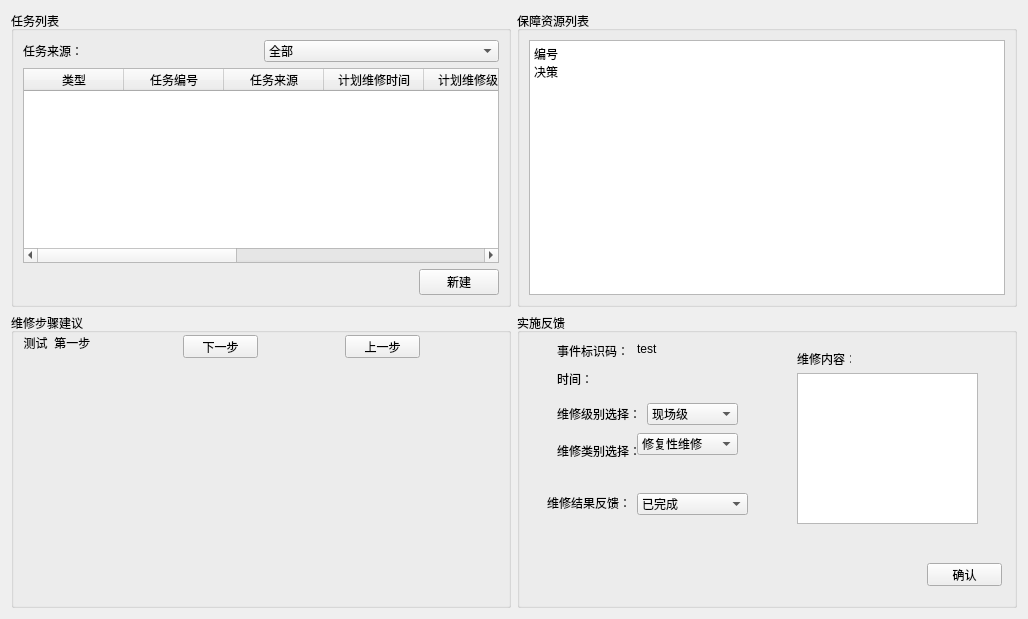
<?xml version="1.0" encoding="UTF-8"?>
<ui version="4.0">
 <class>maintianmanager</class>
 <widget class="QWidget" name="maintianmanager">
  <property name="geometry">
   <rect>
    <x>0</x>
    <y>0</y>
    <width>1028</width>
    <height>619</height>
   </rect>
  </property>
  <property name="windowTitle">
   <string>Form</string>
  </property>
  <layout class="QHBoxLayout" name="horizontalLayout_3">
   <item>
    <layout class="QVBoxLayout" name="verticalLayout" stretch="1,1">
     <item>
      <layout class="QHBoxLayout" name="horizontalLayout_2" stretch="1,1">
       <item>
        <widget class="QGroupBox" name="groupBox_task">
         <property name="title">
          <string>任务列表</string>
         </property>
         <layout class="QHBoxLayout" name="horizontalLayout_6">
          <item>
           <layout class="QVBoxLayout" name="verticalLayout_2">
            <item>
             <layout class="QHBoxLayout" name="horizontalLayout_5">
              <item>
               <widget class="QLabel" name="label_2">
                <property name="text">
                 <string>任务来源：</string>
                </property>
               </widget>
              </item>
              <item>
               <widget class="QComboBox" name="comboBox">
                <item>
                 <property name="text">
                  <string>全部</string>
                 </property>
                </item>
                <item>
                 <property name="text">
                  <string>人为录入</string>
                 </property>
                </item>
                <item>
                 <property name="text">
                  <string>自动生成</string>
                 </property>
                </item>
               </widget>
              </item>
             </layout>
            </item>
            <item>
             <widget class="QTableWidget" name="tableWidget">
              <column>
               <property name="text">
                <string>类型</string>
               </property>
              </column>
              <column>
               <property name="text">
                <string>任务编号</string>
               </property>
              </column>
              <column>
               <property name="text">
                <string>任务来源</string>
               </property>
              </column>
              <column>
               <property name="text">
                <string>计划维修时间</string>
               </property>
              </column>
              <column>
               <property name="text">
                <string>计划维修级别</string>
               </property>
              </column>
              <column>
               <property name="text">
                <string>计划维修类别</string>
               </property>
              </column>
              <column>
               <property name="text">
                <string>计划维修内容</string>
               </property>
              </column>
              <column>
               <property name="text">
                <string>完成情况</string>
               </property>
              </column>
              <column>
               <property name="text">
                <string>操作</string>
               </property>
              </column>
             </widget>
            </item>
            <item>
             <layout class="QHBoxLayout" name="horizontalLayout_4">
              <item>
               <spacer name="horizontalSpacer">
                <property name="orientation">
                 <enum>Qt::Horizontal</enum>
                </property>
                <property name="sizeHint" stdset="0">
                 <size>
                  <width>40</width>
                  <height>20</height>
                 </size>
                </property>
               </spacer>
              </item>
              <item>
               <widget class="QPushButton" name="pushButton_addtask">
                <property name="sizePolicy">
                 <sizepolicy hsizetype="Fixed" vsizetype="Fixed">
                  <horstretch>0</horstretch>
                  <verstretch>0</verstretch>
                 </sizepolicy>
                </property>
                <property name="text">
                 <string>新建</string>
                </property>
               </widget>
              </item>
             </layout>
            </item>
           </layout>
          </item>
         </layout>
        </widget>
       </item>
       <item>
        <widget class="QGroupBox" name="groupBox_resource">
         <property name="title">
          <string>保障资源列表</string>
         </property>
         <layout class="QHBoxLayout" name="horizontalLayout_7">
          <item>
           <widget class="QTextEdit" name="textEdit">
            <property name="html">
             <string>&lt;!DOCTYPE HTML PUBLIC &quot;-//W3C//DTD HTML 4.0//EN&quot; &quot;http://www.w3.org/TR/REC-html40/strict.dtd&quot;&gt;
&lt;html&gt;&lt;head&gt;&lt;meta name=&quot;qrichtext&quot; content=&quot;1&quot; /&gt;&lt;style type=&quot;text/css&quot;&gt;
p, li { white-space: pre-wrap; }
&lt;/style&gt;&lt;/head&gt;&lt;body style=&quot; font-family:'SimSun'; font-size:9pt; font-weight:400; font-style:normal;&quot;&gt;
&lt;p style=&quot; margin-top:0px; margin-bottom:0px; margin-left:0px; margin-right:0px; -qt-block-indent:0; text-indent:0px;&quot;&gt;编号&lt;/p&gt;
&lt;p style=&quot; margin-top:0px; margin-bottom:0px; margin-left:0px; margin-right:0px; -qt-block-indent:0; text-indent:0px;&quot;&gt;决策&lt;/p&gt;
&lt;p style=&quot;-qt-paragraph-type:empty; margin-top:0px; margin-bottom:0px; margin-left:0px; margin-right:0px; -qt-block-indent:0; text-indent:0px;&quot;&gt;&lt;br /&gt;&lt;/p&gt;&lt;/body&gt;&lt;/html&gt;</string>
            </property>
           </widget>
          </item>
         </layout>
        </widget>
       </item>
      </layout>
     </item>
     <item>
      <layout class="QHBoxLayout" name="horizontalLayout" stretch="1,1">
       <item>
        <widget class="QGroupBox" name="groupBox_advise">
         <property name="title">
          <string>维修步骤建议</string>
         </property>
         <widget class="QPushButton" name="pushButton_upstep">
          <property name="geometry">
           <rect>
            <x>334</x>
            <y>22</y>
            <width>75</width>
            <height>23</height>
           </rect>
          </property>
          <property name="text">
           <string>上一步</string>
          </property>
         </widget>
         <widget class="QPushButton" name="pushButton_downstep">
          <property name="geometry">
           <rect>
            <x>172</x>
            <y>22</y>
            <width>75</width>
            <height>23</height>
           </rect>
          </property>
          <property name="text">
           <string>下一步</string>
          </property>
         </widget>
         <widget class="QLabel" name="label">
          <property name="geometry">
           <rect>
            <x>10</x>
            <y>22</y>
            <width>72</width>
            <height>16</height>
           </rect>
          </property>
          <property name="text">
           <string>测试  第一步</string>
          </property>
          <property name="alignment">
           <set>Qt::AlignCenter</set>
          </property>
         </widget>
        </widget>
       </item>
       <item>
        <widget class="QGroupBox" name="groupBox_back">
         <property name="title">
          <string>实施反馈</string>
         </property>
         <widget class="QLabel" name="label_3">
          <property name="geometry">
           <rect>
            <x>40</x>
            <y>30</y>
            <width>71</width>
            <height>16</height>
           </rect>
          </property>
          <property name="text">
           <string>事件标识码：</string>
          </property>
         </widget>
         <widget class="QLabel" name="label_4">
          <property name="geometry">
           <rect>
            <x>120</x>
            <y>30</y>
            <width>54</width>
            <height>12</height>
           </rect>
          </property>
          <property name="text">
           <string>test</string>
          </property>
         </widget>
         <widget class="QPushButton" name="pushButton_confirm">
          <property name="geometry">
           <rect>
            <x>410</x>
            <y>250</y>
            <width>75</width>
            <height>23</height>
           </rect>
          </property>
          <property name="text">
           <string>确认</string>
          </property>
         </widget>
         <widget class="QLabel" name="label_5">
          <property name="geometry">
           <rect>
            <x>40</x>
            <y>60</y>
            <width>54</width>
            <height>12</height>
           </rect>
          </property>
          <property name="text">
           <string>时间：</string>
          </property>
         </widget>
         <widget class="QLabel" name="label_6">
          <property name="geometry">
           <rect>
            <x>40</x>
            <y>90</y>
            <width>81</width>
            <height>21</height>
           </rect>
          </property>
          <property name="text">
           <string>维修级别选择：</string>
          </property>
         </widget>
         <widget class="QComboBox" name="comboBox_back_rank">
          <property name="geometry">
           <rect>
            <x>130</x>
            <y>90</y>
            <width>91</width>
            <height>22</height>
           </rect>
          </property>
          <item>
           <property name="text">
            <string>现场级</string>
           </property>
          </item>
          <item>
           <property name="text">
            <string>后送级</string>
           </property>
          </item>
         </widget>
         <widget class="QLabel" name="label_7">
          <property name="geometry">
           <rect>
            <x>40</x>
            <y>130</y>
            <width>91</width>
            <height>16</height>
           </rect>
          </property>
          <property name="text">
           <string>维修类别选择：</string>
          </property>
         </widget>
         <widget class="QComboBox" name="comboBox_2">
          <property name="geometry">
           <rect>
            <x>120</x>
            <y>120</y>
            <width>101</width>
            <height>22</height>
           </rect>
          </property>
          <item>
           <property name="text">
            <string>修复性维修</string>
           </property>
          </item>
          <item>
           <property name="text">
            <string>预防性维修</string>
           </property>
          </item>
          <item>
           <property name="text">
            <string>维护保养</string>
           </property>
          </item>
         </widget>
         <widget class="QLabel" name="label_8">
          <property name="geometry">
           <rect>
            <x>30</x>
            <y>180</y>
            <width>81</width>
            <height>20</height>
           </rect>
          </property>
          <property name="text">
           <string>维修结果反馈：</string>
          </property>
         </widget>
         <widget class="QComboBox" name="comboBox_3">
          <property name="geometry">
           <rect>
            <x>120</x>
            <y>180</y>
            <width>111</width>
            <height>22</height>
           </rect>
          </property>
          <item>
           <property name="text">
            <string>已完成</string>
           </property>
          </item>
          <item>
           <property name="text">
            <string>忽略该项</string>
           </property>
          </item>
          <item>
           <property name="text">
            <string>决策有误</string>
           </property>
          </item>
         </widget>
         <widget class="QLabel" name="label_9">
          <property name="geometry">
           <rect>
            <x>280</x>
            <y>40</y>
            <width>54</width>
            <height>12</height>
           </rect>
          </property>
          <property name="text">
           <string>维修内容：</string>
          </property>
         </widget>
         <widget class="QTextEdit" name="textEdit_2">
          <property name="geometry">
           <rect>
            <x>280</x>
            <y>60</y>
            <width>181</width>
            <height>151</height>
           </rect>
          </property>
         </widget>
        </widget>
       </item>
      </layout>
     </item>
    </layout>
   </item>
  </layout>
 </widget>
 <resources/>
 <connections/>
</ui>
